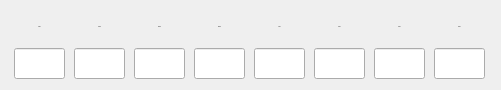
    <widget class="QWidget" name="layoutWidget_3">
     <property name="geometry">
      <rect>
       <x>10</x>
       <y>390</y>
       <width>501</width>
       <height>72</height>
      </rect>
     </property>
     <layout class="QHBoxLayout" name="horizontalLayout_3">
      <item>
       <layout class="QVBoxLayout" name="verticalLayout_18">
        <item>
         <widget class="QLabel" name="label_30">
          <property name="minimumSize">
           <size>
            <width>51</width>
            <height>31</height>
           </size>
          </property>
          <property name="maximumSize">
           <size>
            <width>51</width>
            <height>31</height>
           </size>
          </property>
          <property name="font">
           <font>
            <family>Microsoft YaHei</family>
            <pointsize>-1</pointsize>
           </font>
          </property>
          <property name="text">
           <string>63Hz</string>
          </property>
          <property name="alignment">
           <set>Qt::AlignCenter</set>
          </property>
         </widget>
        </item>
        <item>
         <widget class="QLineEdit" name="lineEdit_63_refl">
          <property name="minimumSize">
           <size>
            <width>51</width>
            <height>31</height>
           </size>
          </property>
          <property name="maximumSize">
           <size>
            <width>51</width>
            <height>31</height>
           </size>
          </property>
          <property name="font">
           <font>
            <family>Microsoft YaHei</family>
            <pointsize>-1</pointsize>
           </font>
          </property>
          <property name="alignment">
           <set>Qt::AlignCenter</set>
          </property>
          <property name="readOnly">
           <bool>true</bool>
          </property>
         </widget>
        </item>
       </layout>
      </item>
      <item>
       <layout class="QVBoxLayout" name="verticalLayout_19">
        <item>
         <widget class="QLabel" name="label_31">
          <property name="minimumSize">
           <size>
            <width>51</width>
            <height>31</height>
           </size>
          </property>
          <property name="maximumSize">
           <size>
            <width>51</width>
            <height>31</height>
           </size>
          </property>
          <property name="font">
           <font>
            <family>Microsoft YaHei</family>
            <pointsize>-1</pointsize>
           </font>
          </property>
          <property name="text">
           <string>125Hz</string>
          </property>
          <property name="alignment">
           <set>Qt::AlignCenter</set>
          </property>
         </widget>
        </item>
        <item>
         <widget class="QLineEdit" name="lineEdit_125_refl">
          <property name="minimumSize">
           <size>
            <width>51</width>
            <height>31</height>
           </size>
          </property>
          <property name="maximumSize">
           <size>
            <width>51</width>
            <height>31</height>
           </size>
          </property>
          <property name="font">
           <font>
            <family>Microsoft YaHei</family>
            <pointsize>-1</pointsize>
           </font>
          </property>
          <property name="alignment">
           <set>Qt::AlignCenter</set>
          </property>
          <property name="readOnly">
           <bool>true</bool>
          </property>
         </widget>
        </item>
       </layout>
      </item>
      <item>
       <layout class="QVBoxLayout" name="verticalLayout_20">
        <item>
         <widget class="QLabel" name="label_32">
          <property name="minimumSize">
           <size>
            <width>51</width>
            <height>31</height>
           </size>
          </property>
          <property name="maximumSize">
           <size>
            <width>51</width>
            <height>31</height>
           </size>
          </property>
          <property name="font">
           <font>
            <family>Microsoft YaHei</family>
            <pointsize>-1</pointsize>
           </font>
          </property>
          <property name="text">
           <string>250Hz</string>
          </property>
          <property name="alignment">
           <set>Qt::AlignCenter</set>
          </property>
         </widget>
        </item>
        <item>
         <widget class="QLineEdit" name="lineEdit_250_refl">
          <property name="minimumSize">
           <size>
            <width>51</width>
            <height>31</height>
           </size>
          </property>
          <property name="maximumSize">
           <size>
            <width>51</width>
            <height>31</height>
           </size>
          </property>
          <property name="font">
           <font>
            <family>Microsoft YaHei</family>
            <pointsize>-1</pointsize>
           </font>
          </property>
          <property name="alignment">
           <set>Qt::AlignCenter</set>
          </property>
          <property name="readOnly">
           <bool>true</bool>
          </property>
         </widget>
        </item>
       </layout>
      </item>
      <item>
       <layout class="QVBoxLayout" name="verticalLayout_21">
        <item>
         <widget class="QLabel" name="label_33">
          <property name="minimumSize">
           <size>
            <width>51</width>
            <height>31</height>
           </size>
          </property>
          <property name="maximumSize">
           <size>
            <width>51</width>
            <height>31</height>
           </size>
          </property>
          <property name="font">
           <font>
            <family>Microsoft YaHei</family>
            <pointsize>-1</pointsize>
           </font>
          </property>
          <property name="text">
           <string>500Hz</string>
          </property>
          <property name="alignment">
           <set>Qt::AlignCenter</set>
          </property>
         </widget>
        </item>
        <item>
         <widget class="QLineEdit" name="lineEdit_500_refl">
          <property name="minimumSize">
           <size>
            <width>51</width>
            <height>31</height>
           </size>
          </property>
          <property name="maximumSize">
           <size>
            <width>51</width>
            <height>31</height>
           </size>
          </property>
          <property name="font">
           <font>
            <family>Microsoft YaHei</family>
            <pointsize>-1</pointsize>
           </font>
          </property>
          <property name="alignment">
           <set>Qt::AlignCenter</set>
          </property>
          <property name="readOnly">
           <bool>true</bool>
          </property>
         </widget>
        </item>
       </layout>
      </item>
      <item>
       <layout class="QVBoxLayout" name="verticalLayout_22">
        <item>
         <widget class="QLabel" name="label_34">
          <property name="minimumSize">
           <size>
            <width>51</width>
            <height>31</height>
           </size>
          </property>
          <property name="maximumSize">
           <size>
            <width>51</width>
            <height>31</height>
           </size>
          </property>
          <property name="font">
           <font>
            <family>Microsoft YaHei</family>
            <pointsize>-1</pointsize>
           </font>
          </property>
          <property name="text">
           <string>1kHz</string>
          </property>
          <property name="alignment">
           <set>Qt::AlignCenter</set>
          </property>
         </widget>
        </item>
        <item>
         <widget class="QLineEdit" name="lineEdit_1k_refl">
          <property name="minimumSize">
           <size>
            <width>51</width>
            <height>31</height>
           </size>
          </property>
          <property name="maximumSize">
           <size>
            <width>51</width>
            <height>31</height>
           </size>
          </property>
          <property name="font">
           <font>
            <family>Microsoft YaHei</family>
            <pointsize>-1</pointsize>
           </font>
          </property>
          <property name="alignment">
           <set>Qt::AlignCenter</set>
          </property>
          <property name="readOnly">
           <bool>true</bool>
          </property>
         </widget>
        </item>
       </layout>
      </item>
      <item>
       <layout class="QVBoxLayout" name="verticalLayout_23">
        <property name="spacing">
         <number>6</number>
        </property>
        <item>
         <widget class="QLabel" name="label_38">
          <property name="minimumSize">
           <size>
            <width>51</width>
            <height>31</height>
           </size>
          </property>
          <property name="maximumSize">
           <size>
            <width>51</width>
            <height>31</height>
           </size>
          </property>
          <property name="font">
           <font>
            <family>Microsoft YaHei</family>
            <pointsize>-1</pointsize>
           </font>
          </property>
          <property name="text">
           <string>2kHz</string>
          </property>
          <property name="alignment">
           <set>Qt::AlignCenter</set>
          </property>
         </widget>
        </item>
        <item>
         <widget class="QLineEdit" name="lineEdit_2k_refl">
          <property name="minimumSize">
           <size>
            <width>51</width>
            <height>31</height>
           </size>
          </property>
          <property name="maximumSize">
           <size>
            <width>51</width>
            <height>31</height>
           </size>
          </property>
          <property name="font">
           <font>
            <family>Microsoft YaHei</family>
            <pointsize>-1</pointsize>
           </font>
          </property>
          <property name="alignment">
           <set>Qt::AlignCenter</set>
          </property>
          <property name="readOnly">
           <bool>true</bool>
          </property>
         </widget>
        </item>
       </layout>
      </item>
      <item>
       <layout class="QVBoxLayout" name="verticalLayout_24">
        <item>
         <widget class="QLabel" name="label_2">
          <property name="minimumSize">
           <size>
            <width>51</width>
            <height>31</height>
           </size>
          </property>
          <property name="maximumSize">
           <size>
            <width>51</width>
            <height>31</height>
           </size>
          </property>
          <property name="font">
           <font>
            <family>Microsoft YaHei</family>
            <pointsize>-1</pointsize>
           </font>
          </property>
          <property name="text">
           <string>4kHz</string>
          </property>
          <property name="alignment">
           <set>Qt::AlignCenter</set>
          </property>
         </widget>
        </item>
        <item>
         <widget class="QLineEdit" name="lineEdit_4k_refl">
          <property name="minimumSize">
           <size>
            <width>51</width>
            <height>31</height>
           </size>
          </property>
          <property name="maximumSize">
           <size>
            <width>51</width>
            <height>31</height>
           </size>
          </property>
          <property name="font">
           <font>
            <family>Microsoft YaHei</family>
            <pointsize>-1</pointsize>
           </font>
          </property>
          <property name="alignment">
           <set>Qt::AlignCenter</set>
          </property>
          <property name="readOnly">
           <bool>true</bool>
          </property>
         </widget>
        </item>
       </layout>
      </item>
      <item>
       <layout class="QVBoxLayout" name="verticalLayout_25">
        <item>
         <widget class="QLabel" name="label_39">
          <property name="minimumSize">
           <size>
            <width>51</width>
            <height>31</height>
           </size>
          </property>
          <property name="maximumSize">
           <size>
            <width>51</width>
            <height>31</height>
           </size>
          </property>
          <property name="font">
           <font>
            <family>Microsoft YaHei</family>
            <pointsize>-1</pointsize>
           </font>
          </property>
          <property name="text">
           <string>8kHz</string>
          </property>
          <property name="alignment">
           <set>Qt::AlignCenter</set>
          </property>
         </widget>
        </item>
        <item>
         <widget class="QLineEdit" name="lineEdit_8k_refl">
          <property name="minimumSize">
           <size>
            <width>51</width>
            <height>31</height>
           </size>
          </property>
          <property name="maximumSize">
           <size>
            <width>51</width>
            <height>31</height>
           </size>
          </property>
          <property name="font">
           <font>
            <family>Microsoft YaHei</family>
            <pointsize>-1</pointsize>
           </font>
          </property>
          <property name="alignment">
           <set>Qt::AlignCenter</set>
          </property>
          <property name="readOnly">
           <bool>true</bool>
          </property>
         </widget>
        </item>
       </layout>
      </item>
     </layout>
    </widget>
